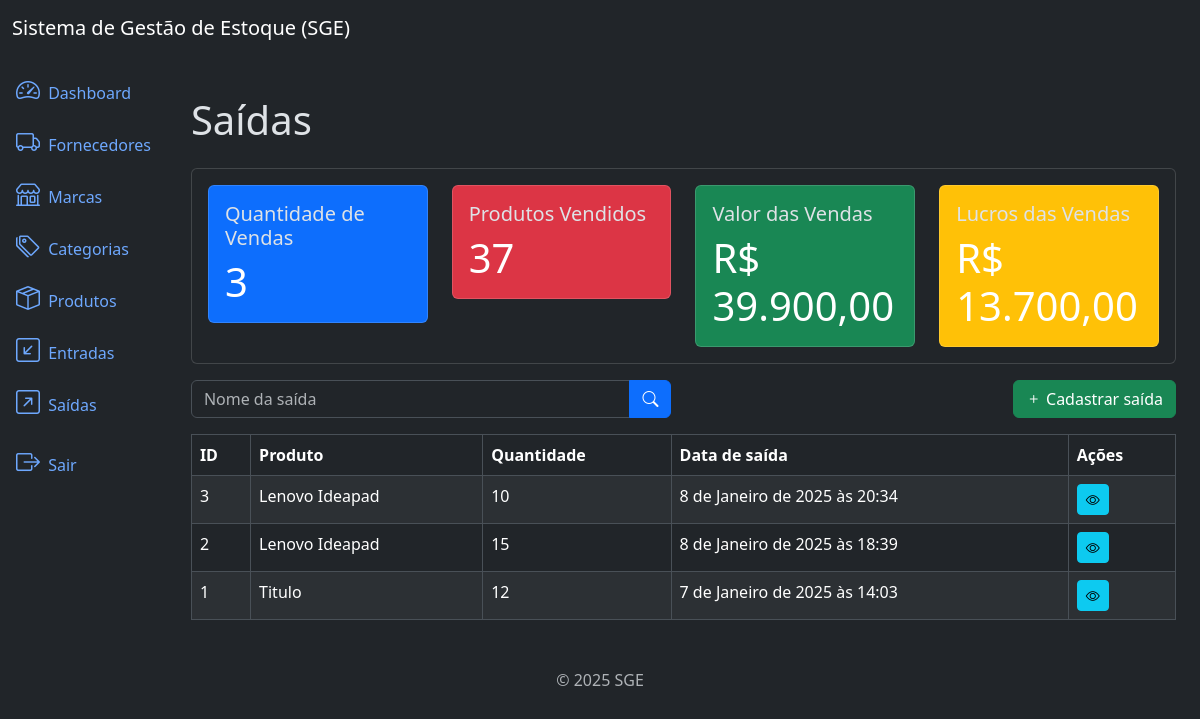
/outflows/list/ (signed in), run on the app's committed database.
### outflows/models.py (models this page shows, shortened)
class Outflow(models.Model):
    product = models.ForeignKey(Products, on_delete=models.PROTECT, related_name='outflows')
    quantity = models.IntegerField()
    description = models.TextField(null=True, blank=True)
    created_at = models.DateTimeField(auto_now_add=True)
    updated_at = models.DateTimeField(auto_now=True)
    class Meta:
        ordering = ['-created_at'] # o hífen na frente é pra colocar como decrescente. Por padrão é crescente

### products/models.py (models this page shows)
class Products(models.Model):
    title = models.CharField(max_length=500)
    category = models.ForeignKey(Category, on_delete=models.PROTECT, related_name='products')
    brand = models.ForeignKey(Brand, on_delete=models.PROTECT, related_name='products')
    description = models.TextField(null=True, blank=True)
    serie_number = models.CharField(max_length=200, null=True, blank=True)
    cost_price = models.DecimalField(max_digits=20, decimal_places=2) # sempre usar DecimalFiel para campos de dinheiro/moeda
    selling_price = models.DecimalField(max_digits=20, decimal_places=2)
    quantity = models.IntegerField(default=0)
    created_at = models.DateTimeField(auto_now_add=True)
    updated_at = models.DateTimeField(auto_now=True)
    class Meta:
        ordering = ['title']
    def __str__(self):
        return self.title

### outflows/views.py (the view)
# urls.py: path('outflows/list/', views.OutflowListView.as_view(), name='outflow_list'),
class OutflowListView(LoginRequiredMixin, PermissionRequiredMixin, ListView):
    model = models.Outflow
    template_name = 'outflow_list.html'
    context_object_name = 'outflows'
    paginate_by = 10 # Define a quantidade de elementos que serão exibidos por página
    permission_required = 'outflows.view_outflow'
    def get_queryset(self): # Método que faz filtros pelo nome da categoria
        queryset = super().get_queryset()
        product = self.request.GET.get('product')
        if product:
            queryset = queryset.filter(product__title__icontains=product)
        return queryset
    def get_context_data(self, **kwargs):
        context = super().get_context_data(**kwargs) # Pegando o contexto original
        sales_metrics = metrics.get_sales_metrics()
        context['sales_metrics'] = sales_metrics
        return context

### app/metrics.py (called while the page is built)
def get_sales_metrics() -> dict:
      total_sales = Outflow.objects.count()
      total_products_sold = Outflow.objects.aggregate(total_products_sold=Sum('quantity'))['total_products_sold'] or 0 # Se nao houver vendas, retorna 0
      total_sales_value = sum(outflow.quantity * outflow.product.selling_price for outflow in Outflow.objects.all())
      total_sales_cost = sum(outflow.quantity * outflow.product.cost_price for outflow in Outflow.objects.all())
      total_sales_profit = total_sales_value - total_sales_cost
      return dict(
            total_sales=total_sales,
            total_products_sold=total_products_sold,
            total_sales_value=number_format(total_sales_value, decimal_pos=2, force_grouping=True),
            total_sales_profit=number_format(total_sales_profit, decimal_pos=2, force_grouping=True),
      )

### outflows/templates/outflow_list.html (shortened to what this page needs)
{% extends 'base.html' %}
{% block content %}
    <h3 class="display-6">Saídas</h3>
    {% include 'components/_sales_metrics.html' %}
    <div class="row mb-3">
        <div class="col-md-6">
            <form method="get" action="{%  url 'outflow_list' %}">
                <div class="input-group">
                    <input type="text" name="name" class="form-control" placeholder="Nome da saída" value="{{ request.GET.name }}">
                    <button type="submit" class="btn btn-primary">
                        <i class="bi bi-search"></i>
                    </button>
                </div>
            </form>
        </div>
        {% if perms.outflows.add_outflow %}
        <div class="col-md-6">
            <a href="{% url 'outflow_create' %}" class="btn btn-success float-end">
                <i class="bi bi-plus"></i> Cadastrar saída
            </a>
        </div>
        {% endif %}
    </div>
    <div class="table-responsive">
        <table class="table table-striped table-bordered">
            <thead class="thead-dark">
                <tr>
                    <th>ID</th>
                    <th>Produto</th>
                    <th>Quantidade</th>
                    <th>Data de saída</th>
                    <th>Ações</th>
                </tr>
            </thead>
            <tbody>
                {% for outflow in outflows %}
                    <tr>
                        <td>{{ outflow.id }}</td>
                        <td>{{ outflow.product }}</td>
                        <td>{{ outflow.quantity }}</td>
                        <td>{{ outflow.created_at }}</td>
                        <td>
                            {% if perms.outflows.view_outflow %}
                            <a href="{% url 'outflow_detail' outflow.id %}" class="btn btn-info btn-sm">
                                <i class="bi bi-eye"></i>
                            </a>
                            {% endif %}
                        </td>
                    </tr>
                {% endfor %}
            </tbody>
        </table>
    </div>
{% endblock %}

### data on the page
Outflow: id "3", product "Lenovo Ideapad", quantity "10", created_at "8 de Janeiro de 2025 às 20:34"
Outflow: id "2", product "Lenovo Ideapad", quantity "15", created_at "8 de Janeiro de 2025 às 18:39"
Outflow: id "1", product "Titulo", quantity "12", created_at "7 de Janeiro de 2025 às 14:03"

### other printed values
{{ sales_metrics.total_sales }} "3"
{{ sales_metrics.total_products_sold }} "37"
{{ sales_metrics.total_sales_value }} "39.900,00"
{{ sales_metrics.total_sales_profit }} "13.700,00"
